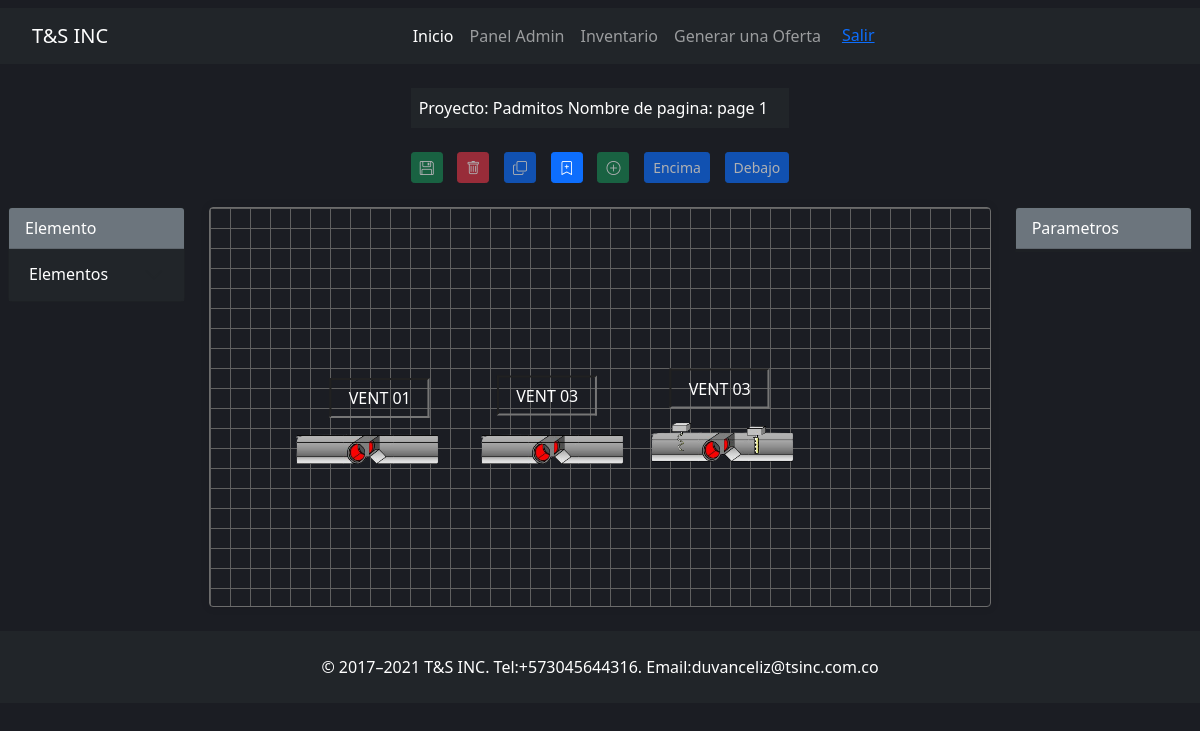
Screenshot of /dashboard/2/ (signed in) with the database file from the repository.
### tsinc/models.py (models this page shows, shortened)
class Project(models.Model):
    name = models.CharField(max_length=200, default=None)
    dibujante = models.CharField(max_length=200, default=None)
    approved = models.CharField(max_length=200, default=None)
    verified = models.BooleanField(default=False)
    done = models.BooleanField(default=False)
    date = models.DateField(default=datetime.date.today)
    usersesion = models.ForeignKey(User, on_delete=models.CASCADE, default=None)

class Dasboard(models.Model):
    name = models.CharField(max_length=200, default=None)
    project = models.ForeignKey(Project, on_delete=models.CASCADE, related_name='dashboards')

class Items(models.Model):
    id_code = models.CharField(max_length=50, default=None)
    x = models.FloatField()
    y = models.FloatField()
    zindex = models.IntegerField(default=0)
    width = models.FloatField(default=0)
    height = models.FloatField(default=0)
    img = models.ForeignKey(PanelItems, on_delete=models.CASCADE, related_name='panelitem')
    dashboard = models.ForeignKey(Dasboard, on_delete=models.CASCADE, related_name='dashboard')
    product = models.ForeignKey(Product, on_delete=models.CASCADE, related_name='items', null=True, blank=True)

class PanelItems(models.Model):
    img = models.CharField(max_length=100, default=None)
    width = models.IntegerField()
    def __str__(self):
        return self.img

class Labels(models.Model):
    id_code = models.CharField(max_length=50, default=None)
    value = models.CharField(max_length=200, default=None)
    x = models.FloatField()
    y = models.FloatField()
    zindex = models.IntegerField(default=0)
    width = models.FloatField(default=0)
    height = models.FloatField(default=0)
    dashboard = models.ForeignKey(Dasboard, on_delete=models.CASCADE, related_name='labels')

### tsinc/views.py (the view)
# urls.py: path('dashboard/<int:id>/', views.dashboard, name='dashboard' ),
@login_required
def dashboard(request, id):
    dashboard = Dasboard.objects.get(id=id)
    project = dashboard.project
    panelitems = PanelItems.objects.all()
    items = Items.objects.all()
    labels = Labels.objects.all()
    return render(request, 'dashboard.html',{'project':project, 'panelitems':panelitems, 'items': items, 'dashboard':dashboard, 'labels':labels, 'form':SearchForm()})

### tsinc/forms.py
class SearchForm(forms.Form):
    search = forms.CharField(label='Buscar', max_length=100)

### tsinc/context_processors.py (called while the page is built)
def breadcrumbs(request):
    return {'breadcrumbs': get_breadcrumbs(request)}

### tsinc/utils.py (called while the page is built)
def get_breadcrumbs(request):
    path = request.path.strip('/').split('/')
    breadcrumbs = []
    for i in range(len(path)):
        breadcrumb_path = '/'.join(path[:i + 1])
        breadcrumb_name = path[i].replace('-', ' ').title()  # Puedes personalizar cómo se muestra el nombre
        breadcrumbs.append((breadcrumb_name, '/' + breadcrumb_path))
    return breadcrumbs

### tsinc/templates/dashboard.html (shortened to what this page needs)
{% extends 'layout.html' %} {% block body %} {% load static %}
<div class="container">
  <div class="row mb-4">
   <div class="col-4">
   </div>
   <div class="col-4">
    <div class="bg-dark p-2">
      <span class="fs-6 fw_light">
        Proyecto: {{project.name}}
    </span>
    <span class="fs-6 fw-light">
      Nombre de pagina: {{dashboard.name}}
  </span>
  </div>
   </div>
   <div class="col-4"></div>
  </div>
  <div class="row mb-4">
    <div class="col-4">
    </div>
    <div class="col-4 d-flex justify-content-between">
      <form action="" id="form">
        <button id="save" class="btn btn-success btn-sm" type="submit" disabled>
          <i class="bi bi-floppy"></i>
        </button>
      </form>
      <form action="" id="form2">
        <button id="delete" type="submit" class="btn btn-danger btn-sm" disabled><i class="bi bi-trash"></i> </button>
      </form>
      <button id="clone" class="btn btn-primary btn-sm" disabled><i class="bi bi-copy"></i></button>
       <button id="btnlabel" class="btn btn-primary btn-sm"><i class="bi bi-bookmark-plus"></i></button>
       <button id="btnInventory" type="button" class="btn btn-success btn-sm" data-bs-toggle="modal" data-bs-target="#staticBackdrop" disabled>
        <i class="bi bi-plus-circle"></i>
      </button>
      <button id="on" class="btn btn-primary btn-sm " disabled>Encima</button>
       <button id="under" class="btn btn-primary btn-sm" disabled>Debajo</button>
    </div>
    <div class="col-4">
    </div>
    </div>
  <div class="row">
    <div class="col-md-2">
      {% include 'components/panelLeft.html' %}
    </div>
    <div class="col-md-8">
      <div id="outer-dropzone" class="dropzone position-relative">
        {% for item in items %}
        {% if dashboard.id == item.dashboard.id%}
        <img pk="{{item.img.id}}" id_code="{{item.id_code}}" class="drag-drop" src="{% static item.img %}" alt="items" style="transform: translate({{item.x}}px,{{item.y}}px);z-index:{{item.zindex}}; width: {{item.width}}px;"  product_id="{{item.product.id}}" data-x="{{item.x}}" data-y="{{item.y}}">
        {% endif %}
        {% endfor %}
        {% for label in labels %}
        {% if dashboard.id == label.dashboard.id%}
        <input id_code="{{label.id_code}}" value="{{label.value}}" class="drag-drop text-center" alt="labels" style=" transform: translate({{label.x}}px,{{label.y}}px); z-index:{{label.zindex}}; width: {{label.width}}px; height: {{label.height}}px; background-color:rgba(0, 0, 0, 0); color:white; " data-x="{{label.x}}" data-y="{{label.y}}">
        {% endif %}
        {% endfor %}
      </div>
    </div>
    <div class="col-md-2">
      {% include 'components/panelRight.html' %}
    </div>
  </div>
</div>
{% endblock %}

### tsinc/static/css/styles.css (style rules this page uses)
#outer-dropzone { height: 400px; }
.dropzone { background-color: #21242b; border-radius: 4px; margin: 0; padding: 10px; width: 100%; transition: background-color 0.3s; background: linear-gradient(to right, #606060 1px, transparent 1px), linear-gradient(to bottom, #606060 1px, transparent 1px); background-size: 20px 20px; border: 1px solid #6c6c6c; padding: 20px; box-shadow: 0 0 10px rgba(0, 0, 0, 0.1); }
.dropzone { margin: 0px; }
.drag-drop { position: absolute; }

### rows the page displays
Project: name "Padmitos"
Dasboard: name "page 1"
Items: img.img (picture)
Items: img.img (picture)
Items: img.img (picture)
Items: img.img (picture)
Items: img.img (picture)
Labels: value "VENT 01"
Labels: value "VENT 03"
Labels: value "VENT 03"
